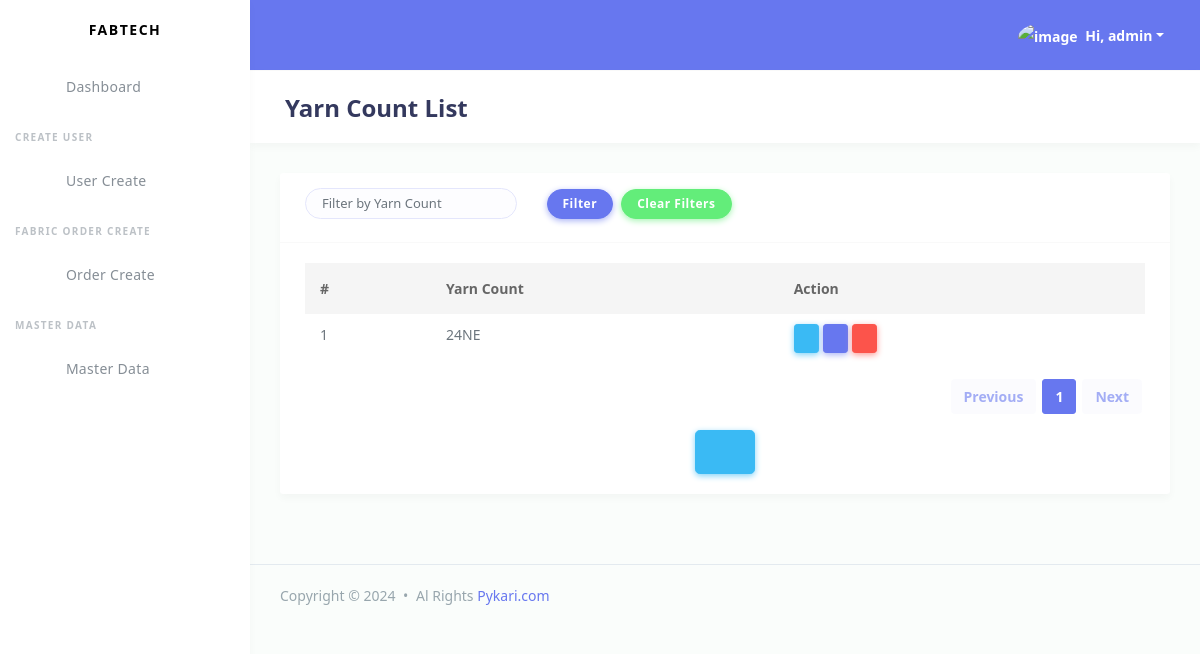
The page /fabricmanagement/yarn-count/ (signed in) on the database as committed earlier.
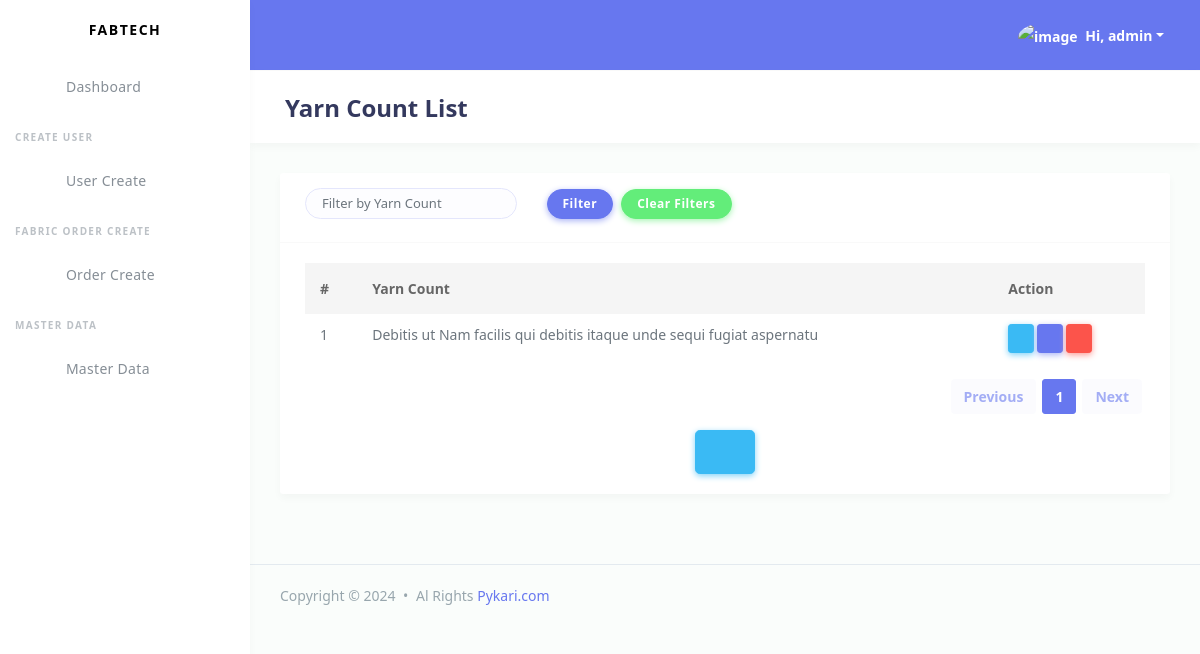
The same page on the database as committed later.
### fabricmanagement/models.py (models this page shows, shortened)
class YarnCount(models.Model):
    yarn_count = models.CharField(max_length=70,unique=True,null=False,blank=False)
    created_at = models.DateTimeField(auto_now_add=True)
    updated_at = models.DateTimeField(auto_now=True)
    class Meta:
        indexes = [
            models.Index(fields=['yarn_count'])
        ]

### fabricmanagement/MasterDataView.py (the view)
# urls.py: path('yarn-count/', MasterDataView.YarnCountListView.as_view(), name='yarn_count_list'),
class YarnCountListView(LoginRequiredMixin,ListView):
    model = YarnCount
    template_name = 'yarn-count/index.html'
    context_object_name = 'yarn_count'
    paginate_by = 10
    login_url = reverse_lazy('admin_singin')
    def get_queryset(self):
        filter_count = self.request.GET.get('yarn_count', '')
        queryset = YarnCount.objects.all()
        if filter_count:
            queryset = queryset.filter(yarn_count__icontains=filter_count)
        return queryset

### fabricmanagement/templates/yarn-count/index.html (shortened to what this page needs)
{% extends "accounts/master/base.html" %}
{% block page_title %}
Yarn Count List
{% endblock page_title %}
{% block page_body %}
<div class="card">
    <div class="card-header">
        <form method="GET">
            <div class="row">
                <div class="col mb-2">
                    <input type="text" name="yarn_count" class="form-control form-control-lg" placeholder="Filter by Yarn Count" value="{{ request.GET.yarn_count }}">
                </div>
                <div class="col mb-2 d-flex align-items-end">
                    <button type="submit" class="btn btn-primary">Filter</button>
                    <a href="{% url 'yarn_count_list' %}" class="btn btn-success mx-2">Clear Filters</a>
                </div>
            </div>
        </form>
    </div>
    <div class="card-body">
        <div class="table-responsive">
            <table class="table table-bunited table-md">
                <thead>
                    <tr>
                        <th>#</th>
                        <th>Yarn Count</th>
                        <th>Action</th>
                    </tr>
                </thead>
                <tbody>
                    {% for count in yarn_count %}
                        <tr>
                            <td>{{ forloop.counter }}</td>
                            <td>{{ count.yarn_count }}</td>
                            <td>
                                <a href="{% url "yarn_count_detail" count.id %}" class="btn btn-info btn-sm d-inline-block">
                                    <i class="fas fa-eye"></i>
                                </a>
                                <a href="{% url "yarn_count_update" count.id %}" class="btn btn-primary btn-sm d-inline-block">
                                    <i class="fas fa-pen"></i>
                                </a>
                                <form method="post" action="{% url 'yarn_count_delete' count.id %}" class="d-inline-block" id="deleteForm{{ count.id }}">
                                    <button type="button" class="btn btn-danger btn-sm" onclick="confirmDelete({{ count.id }});">
                                        <i class="fas fa-trash-alt"></i>
                                    </button>
                                </form>
                            </td>
                        </tr>
                    {% empty %}
                        <tr>
                            <td colspan="7" class="text-center">No Yarn Count found.</td>
                        </tr>
                    {% endfor %}
                </tbody>
            </table>
        </div>
        {% include "accounts/master/pagination.html" %}
        <div class="text-center">
            <a href="{% url 'yarn_count_create' %}" class="btn btn-info btn-lg align-items-center">
                <i class="fas fa-plus-circle fs-3 me-2"></i>
            </a>
        </div>
    </div>
{% endblock page_body %}

Rows that differ between the two databases and show on the page:
removed YarnCount: yarn_count "24NE"
added YarnCount: yarn_count "Debitis ut Nam facilis qui debitis itaque unde sequi fugiat aspernatu"
